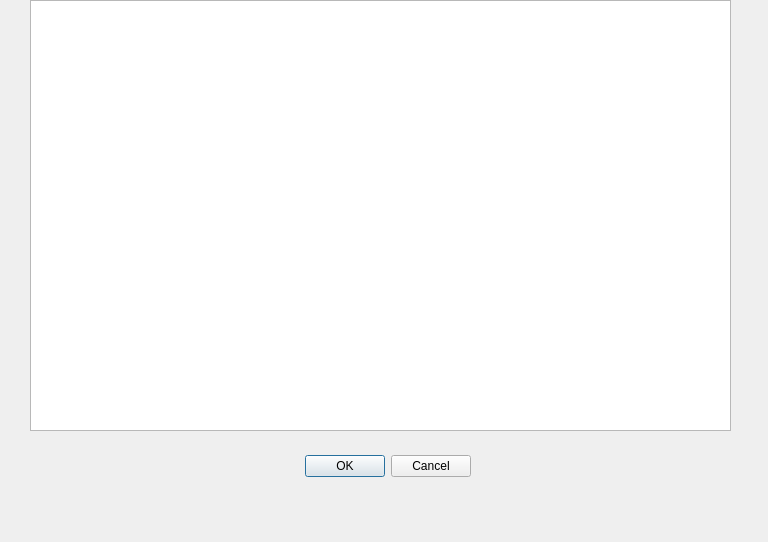
<?xml version="1.0" encoding="UTF-8"?>
<ui version="4.0">
 <class>stat_dialog</class>
 <widget class="QDialog" name="stat_dialog">
  <property name="geometry">
   <rect>
    <x>0</x>
    <y>0</y>
    <width>768</width>
    <height>542</height>
   </rect>
  </property>
  <property name="windowTitle">
   <string>Dialog</string>
  </property>
  <widget class="QDialogButtonBox" name="buttonBox">
   <property name="geometry">
    <rect>
     <x>130</x>
     <y>450</y>
     <width>341</width>
     <height>32</height>
    </rect>
   </property>
   <property name="orientation">
    <enum>Qt::Horizontal</enum>
   </property>
   <property name="standardButtons">
    <set>QDialogButtonBox::Cancel|QDialogButtonBox::Ok</set>
   </property>
  </widget>
  <widget class="QGraphicsView" name="graphicsView">
   <property name="geometry">
    <rect>
     <x>30</x>
     <y>0</y>
     <width>701</width>
     <height>431</height>
    </rect>
   </property>
  </widget>
 </widget>
 <resources/>
 <connections>
  <connection>
   <sender>buttonBox</sender>
   <signal>accepted()</signal>
   <receiver>stat_dialog</receiver>
   <slot>accept()</slot>
   <hints>
    <hint type="sourcelabel">
     <x>248</x>
     <y>254</y>
    </hint>
    <hint type="destinationlabel">
     <x>157</x>
     <y>274</y>
    </hint>
   </hints>
  </connection>
  <connection>
   <sender>buttonBox</sender>
   <signal>rejected()</signal>
   <receiver>stat_dialog</receiver>
   <slot>reject()</slot>
   <hints>
    <hint type="sourcelabel">
     <x>316</x>
     <y>260</y>
    </hint>
    <hint type="destinationlabel">
     <x>286</x>
     <y>274</y>
    </hint>
   </hints>
  </connection>
 </connections>
</ui>
